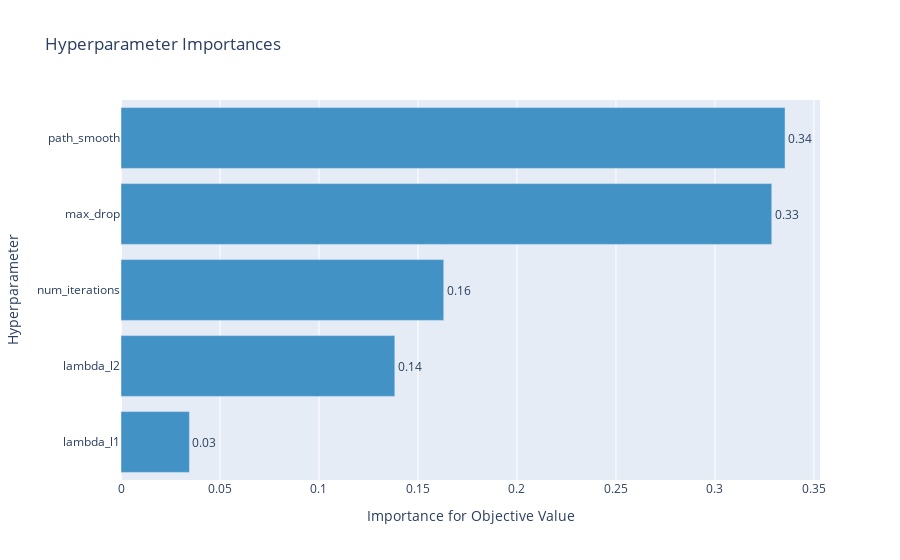

Source (notebook cell):
### Code cell
plot_param_importances(study)

### Figure 1 — Plotly figure (JSON) as saved in the notebook; plotly's stock layout.template omitted (floating-point values rounded to 4 significant figures)
{"data": [{"cliponaxis": false, "hovertemplate": ["lambda_l1 (LogUniformDistribution): 0.03457148044018436<extra></extra>", "lambda_l2 (LogUniformDistribution): 0.13831208209109444<extra></extra>", "num_iterations (IntUniformDistribution): 0.16301834497087334<extra></extra>", "max_drop (IntUniformDistribution): 0.3286945366590316<extra></extra>", "path_smooth (UniformDistribution): 0.3354035558388162<extra></extra>"], "marker": {"color": "rgb(66,146,198)"}, "orientation": "h", "text": ["0.03457148044018436", "0.13831208209109444", "0.16301834497087334", "0.3286945366590316", "0.3354035558388162"], "textposition": "outside", "texttemplate": "%{text:.2f}", "type": "bar", "x": [0.03457, 0.1383, 0.163, 0.3287, 0.3354], "y": ["lambda_l1", "lambda_l2", "num_iterations", "max_drop", "path_smooth"]}], "layout": {"autosize": true, "showlegend": false, "title": {"text": "Hyperparameter Importances"}, "xaxis": {"autorange": true, "range": [0, 0.3531], "title": {"text": "Importance for Objective Value"}, "type": "linear"}, "yaxis": {"autorange": true, "range": [-0.5, 4.5], "title": {"text": "Hyperparameter"}, "type": "category"}}}
